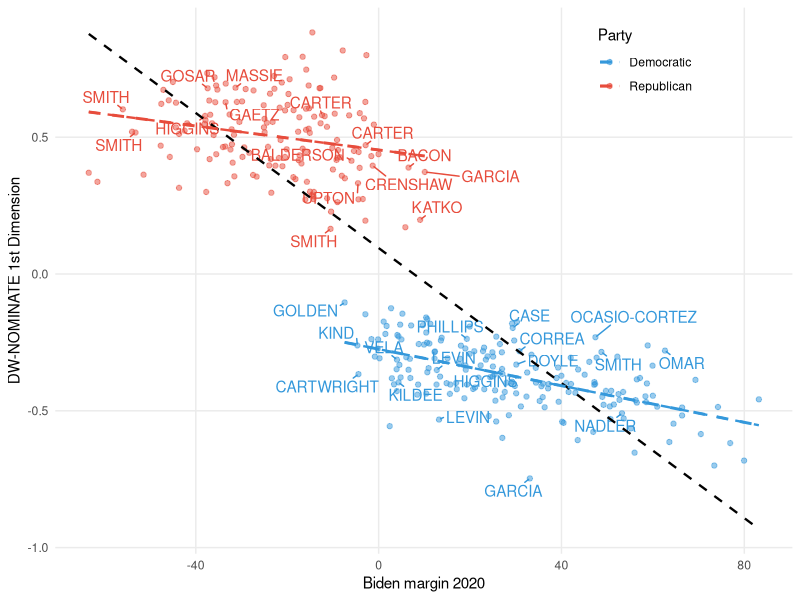
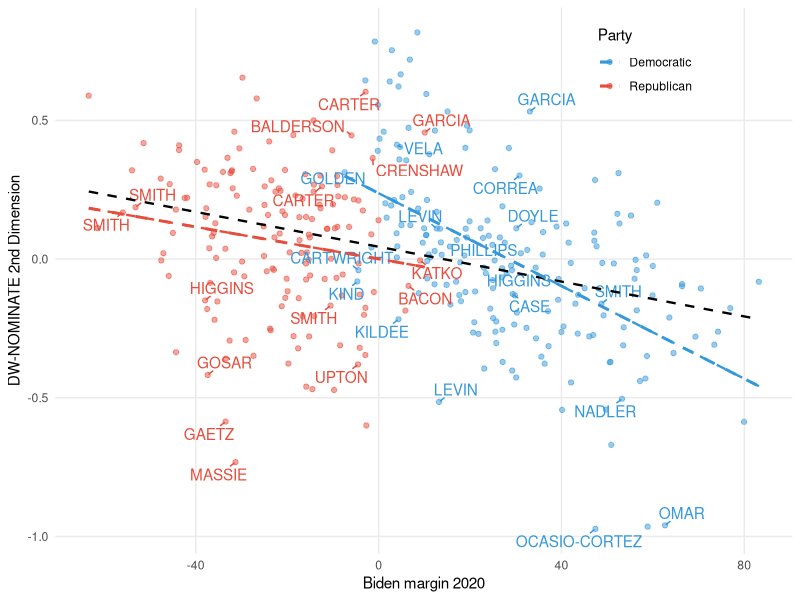
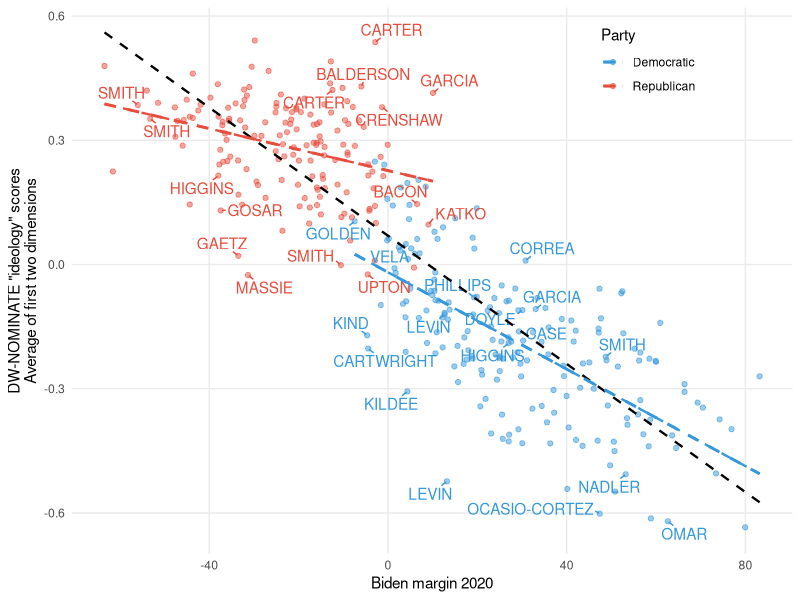
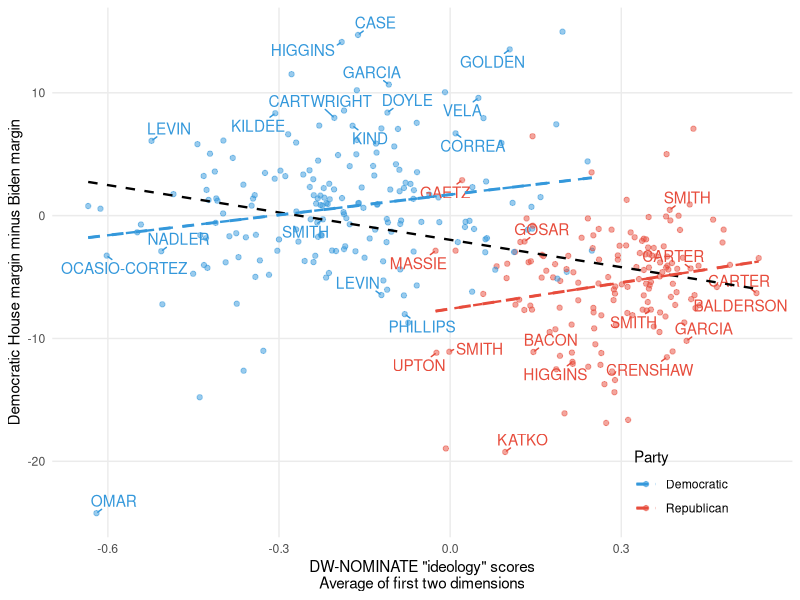
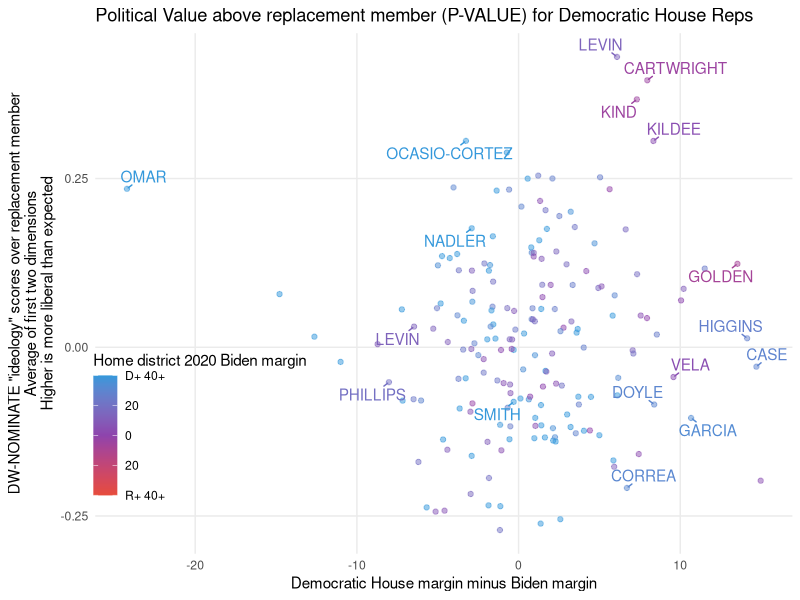
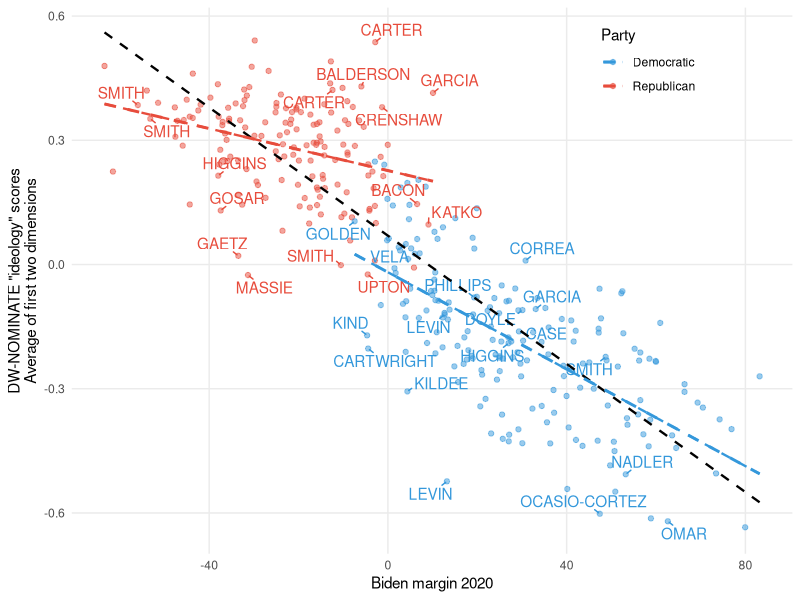
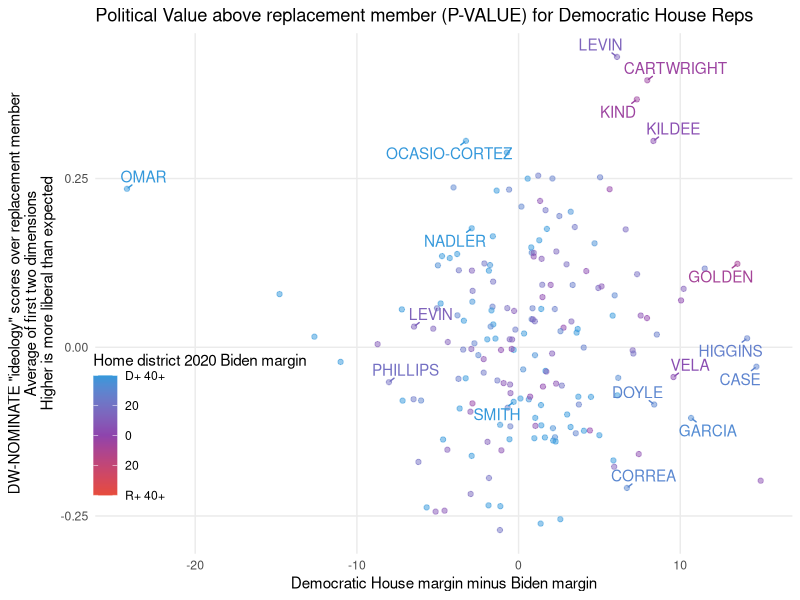

Write R code to recreate these figures, in order.
library(tidyverse)
library(ggrepel)

# data wrangling ----------------------------------------------------------
# clean house results
cong <- read_csv('data/2020_house_data - Sheet5.csv') %>%
  mutate(last_name = toupper(last_name),
         state_abbv = toupper(gsub("-.*","",Code)))
  
cong <- cong %>% 
  select(state_abbv, code = Code,
         last_name,
         biden_2020,trump_2020,
         dem_house_2020,rep_house_2020) %>%
  # remove uncontested races
  filter(dem_house_2020 != 0 & rep_house_2020 != 0)


# clean voteview data
h116 <- read_csv('data/H116_members.csv') 

h116 <- h116 %>% 
  select(state_abbv = state_abbrev, 
         district = district_code,
         party = party_code,
         bioname,
         nominate_dim1, nominate_dim2) %>%
  mutate(last_name = toupper(gsub(",.*","",bioname)),
         district = case_when(state_abbv %in% c("WY","VT","ND","SD","DE","MT") ~ "AL",
                              district < 10 ~ paste0(0,district),
                              TRUE ~ as.character(district)),
         code = sprintf("%s-%s",state_abbv,district),
         party = case_when(party == 100 ~ "Democratic",
                           party == 200 ~ "Republican",
                           last_name == "AMASH" ~ "Republican"))

# join
house <- left_join(h116, cong, by = c("state_abbv", "last_name","code")) %>%
  mutate(house_dem_beat_pres_margin = (dem_house_2020 - rep_house_2020) - (biden_2020 - trump_2020))

# remove districts with now nominate data
house <- house %>% filter(!is.na(nominate_dim1))  

# average dim 1 and 2
house <- house %>% mutate(nominate_mean = (nominate_dim1 + nominate_dim2)/2)


highlight_list <- c("OMAR","KATKO","UPTON","OCASIO-CORTEZ","MASSIE","GAETZ","LEVIN","KIND","CARTWRIGHT","GOLDEN",
  "CASE","HIGGINS","CUELLA","CORREA","CARTER","GARCIA","CRENSHAW","KATKO","BALDERSON",
  "NADLER","PHILLIPS","SMITH","BACON","VELA","DOYLE","GOSAR","PELOSI","KILDEE")
 
# for fun, look at ideology v Biden vote
ggplot(house, aes(x = biden_2020 - trump_2020, y = nominate_dim1, col = party)) +
  geom_point(alpha = 0.5) +
  geom_text_repel(data = . %>% filter(last_name %in% toupper(highlight_list)),
                  aes(label = last_name),min.segment.length = 0.01,show.legend = F) +
  geom_smooth(method='lm',se=F,aes(group=1),col='black',size=0.8,linetype=2) +
  geom_smooth(method='lm',se=F,alpha=0.5,size=1,linetype=2) +
  theme_minimal() +
  scale_color_manual(values=c("Democratic"="#3498DB","Republican"="#E74C3C")) +
  geom_smooth(method='lm',se=F,alpha=0.5,size=0.8,linetype=2) +
  labs(x="Biden margin 2020",
       y='DW-NOMINATE 1st Dimension',
       col='Party') +
  theme_minimal() +
  theme(panel.grid.minor = element_blank(),
        plot.caption = element_text(hjust=1),
        legend.position = c(0.8,0.9))

ggplot(house, aes(x = biden_2020 - trump_2020, y = nominate_dim2, col = party)) +
  geom_point(alpha = 0.5) +
  geom_text_repel(data = . %>% filter(last_name %in% toupper(highlight_list)),
                  aes(label = last_name),min.segment.length = 0.01,show.legend = F) +
  geom_smooth(method='lm',se=F,aes(group=1),col='black',size=0.8,linetype=2) +
  geom_smooth(method='lm',se=F,alpha=0.5,size=1,linetype=2) +
  theme_minimal() +
  scale_color_manual(values=c("Democratic"="#3498DB","Republican"="#E74C3C")) +
  geom_smooth(method='lm',se=F,alpha=0.5,size=0.8,linetype=2) +
  labs(x="Biden margin 2020",
       y='DW-NOMINATE 2nd Dimension',
       col='Party') +
  theme_minimal() +
  theme(panel.grid.minor = element_blank(),
        plot.caption = element_text(hjust=1),
        legend.position = c(0.8,0.9))

ggplot(house, aes(x = biden_2020 - trump_2020, y = nominate_mean, col = party)) +
  geom_point(alpha = 0.5) +
  geom_text_repel(data = . %>% filter(last_name %in% toupper(highlight_list)),
                  aes(label = last_name),min.segment.length = 0.01,show.legend = F) +
  geom_smooth(method='lm',se=F,aes(group=1),col='black',size=0.8,linetype=2) +
  geom_smooth(method='lm',se=F,alpha=0.5,size=1,linetype=2) +
  theme_minimal() +
  scale_color_manual(values=c("Democratic"="#3498DB","Republican"="#E74C3C")) +
  geom_smooth(method='lm',se=F,alpha=0.5,size=0.8,linetype=2) +
  labs(x="Biden margin 2020",
       y='DW-NOMINATE "ideology" scores\nAverage of first two dimensions',
       col='Party') +
  theme_minimal() +
  theme(panel.grid.minor = element_blank(),
        plot.caption = element_text(hjust=1),
        legend.position = c(0.8,0.9))

ggsave('house_pvi_nominate_scatter.png',width=8,height=6)


# house member margins less biden margins 2020 ----------------------------
# remove NA and stray uncontested contests
# house <- house %>% na.omit %>% filter(abs(house_dem_beat_pres_margin) < 20)

# plot
ggplot(house, aes(x = nominate_mean, y = house_dem_beat_pres_margin, col = party)) +
  geom_point(alpha = 0.5) +
  geom_text_repel(data = . %>% filter(last_name %in% toupper(highlight_list)),
                  aes(label = last_name),min.segment.length = 0.01,show.legend = F) +
  geom_smooth(method='lm',se=F,aes(group=1),col='black',size=0.8,linetype=2) +
  geom_smooth(method='lm',se=F,alpha=0.5,size=1,linetype=2) +
  theme_minimal() +
  scale_color_manual(values=c("Democratic"="#3498DB","Republican"="#E74C3C")) +
  geom_smooth(method='lm',se=F,alpha=0.5,size=0.8,linetype=2) +
  labs(x='DW-NOMINATE "ideology" scores\nAverage of first two dimensions',
       y="Democratic House margin minus Biden margin",
       col='Party') +
  theme_minimal() +
  theme(panel.grid.minor = element_blank(),
        plot.caption = element_text(hjust=1),
        legend.position = c(0.85,0.1))



# value over replacement member -------------------------------------------
win_model <- glm(I(dem_house_2020 > rep_house_2020) ~ I(biden_2020 - trump_2020), 
    house %>% na.omit,
    family = binomial(link = 'logit'))

dem_ideology_model <- lm(nominate_mean ~ I(biden_2020 - trump_2020), 
                          house %>% na.omit %>% filter(party == "Democratic"))

rep_ideology_model <- lm(nominate_mean ~ I(biden_2020 - trump_2020), 
                         house %>% na.omit %>% filter(party == "Republican"))

house$probability_dem = predict(win_model,newdata = house,type='response') 

house <- house %>%
  mutate(expected_ideology = 
           (predict(dem_ideology_model, .)*probability_dem) + 
           (predict(rep_ideology_model, .)*(1-probability_dem)) ,
         VALUE = nominate_mean - expected_ideology)


house %>%
  filter(party == "Democratic") %>%
  ggplot(., aes(x = house_dem_beat_pres_margin, y = -VALUE, col = biden_2020 - trump_2020)) +
  geom_point(alpha = 0.5) +
  geom_text_repel(data = . %>% filter(last_name %in% toupper(highlight_list)),
                  aes(label = last_name),min.segment.length = 0.01,show.legend = F) +
  theme_minimal() +
  scale_color_gradient2(high="#3498DB",low="#E74C3C",mid='#8E44AD',midpoint=0,
                        limits = c(-40,40),
                        labels = c("R+ 40+","20","0","20","D+ 40+"),
                        oob = scales::squish) +
  labs(title = "Political Value above replacement member (P-VALUE) for Democratic House Reps",
       x="Democratic House margin minus Biden margin",
       y='DW-NOMINATE "ideology" scores over replacement member\nAverage of first two dimensions\nHigher is more liberal than expected',
       col='Home district 2020 Biden margin') +
  theme_minimal() +
  theme(panel.grid.minor = element_blank(),
        plot.caption = element_text(hjust=1),
        legend.position = c(0.15,0.25))


ggsave('p_value_house.png',width=8,height=6)



